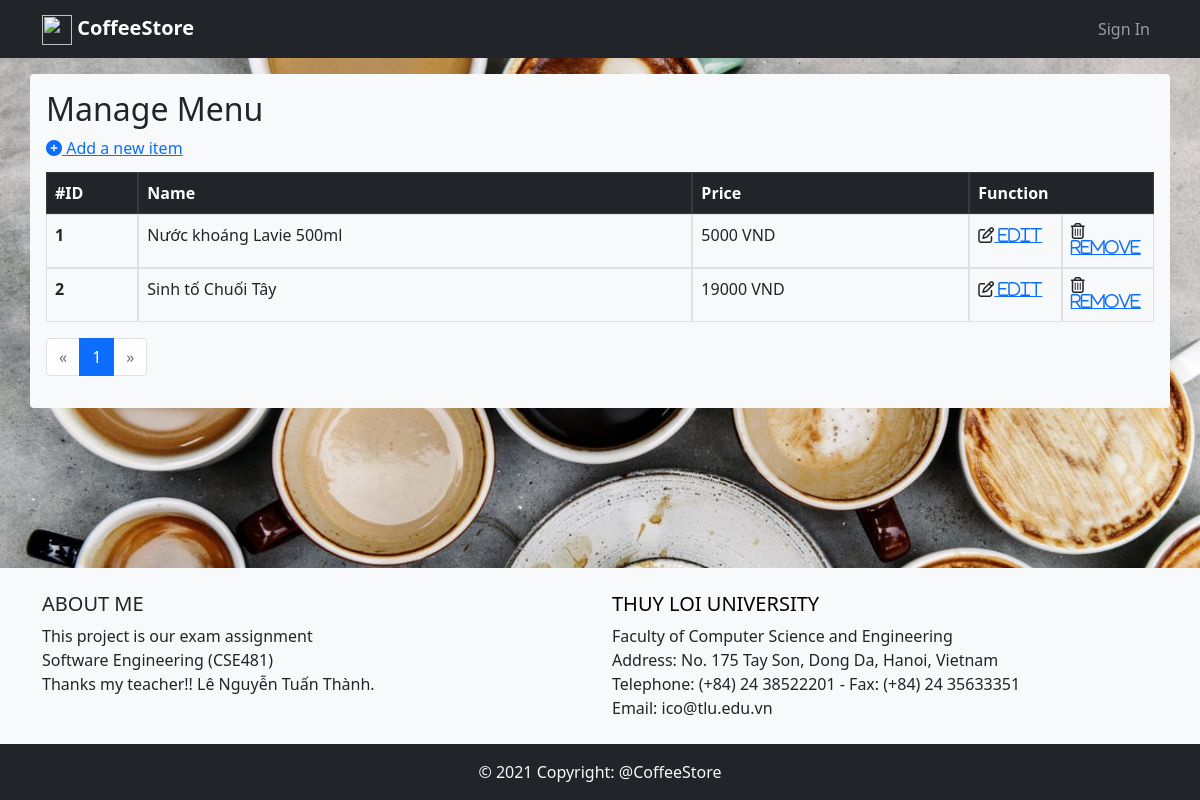
The app's page /manage-menu.php, older data.
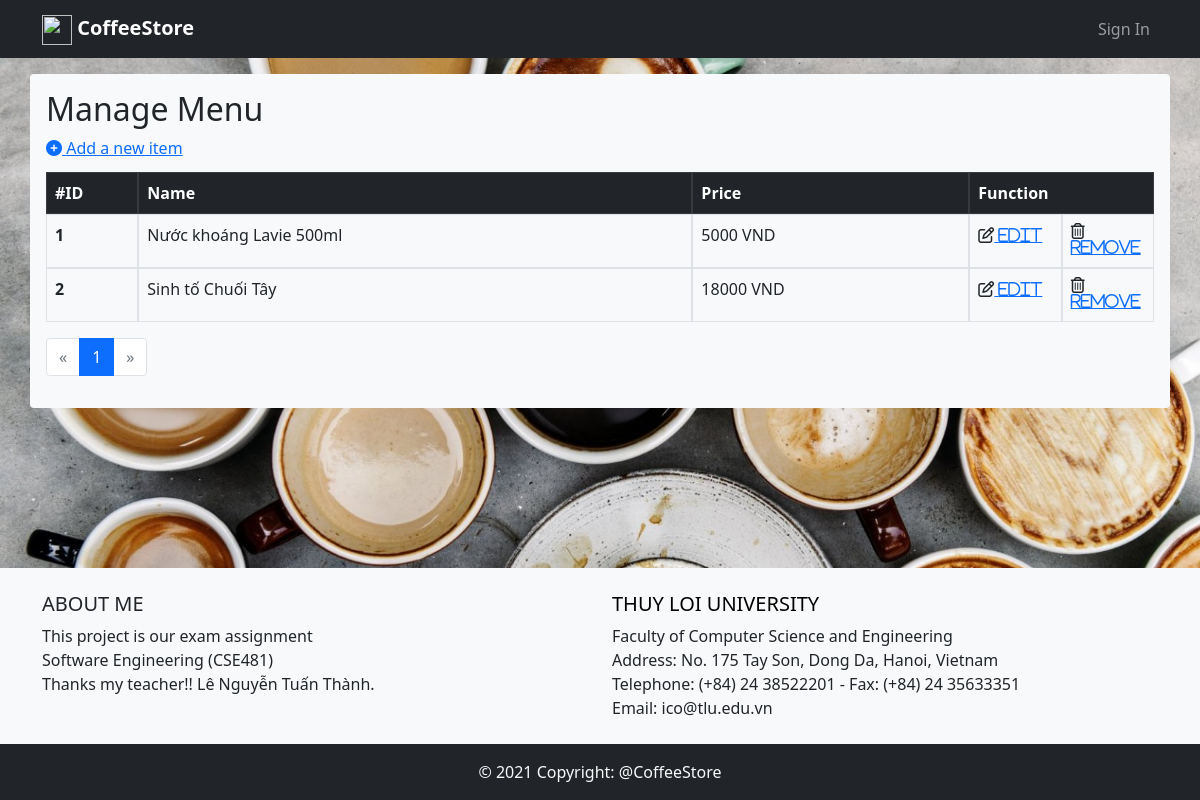
The same page, newer data.
### tables this page shows
CREATE TABLE `menu` (
  `item_id` int(11) UNSIGNED NOT NULL,
  `name` varchar(200) NOT NULL,
  `price` bigint(20) UNSIGNED NOT NULL,
  `status` tinyint(2) UNSIGNED NOT NULL DEFAULT 1
);

### manage-menu.php (the view, shortened to what this page needs)
<!DOCTYPE html>
<html lang="en">
<head>
    <link href="https://cdn.jsdelivr.net/npm/bootstrap@5.0.0-beta1/dist/css/bootstrap.min.css" rel="stylesheet">
    <link rel="stylesheet" href="css/style.css">
</head>
<body>
    <?php include('nav-bar.php'); ?>
    <?php
    include("connection.php");
    $result = mysqli_query($conn, 'SELECT count(item_id) AS total FROM menu');
    $row = mysqli_fetch_assoc($result);
    $total_records = $row['total'];
    $current_page = isset($_GET['page']) ? $_GET['page'] : 1;
    $limit = 10;
    $total_page = ceil($total_records / $limit);
    $start = ($current_page - 1) * $limit;
    $sql = "SELECT * FROM `menu` WHERE `status` = 1 LIMIT $start, $limit";
    $result = mysqli_query($conn, $sql);
    $menu = mysqli_fetch_all($result);
    ?>
    <div class="container bg-light p-3 my-3 rounded">
        <p class="h2">Manage Menu</p>
        <a href="add-item.php"><i class="fas fa-plus-circle text-primary mb-3" data-bs-toggle="tooltip" data-bs-placement="right" title="Add a new item"></i> Add a new item</a>
        <table class="table table-bordered table-hover">
            <thead class="table-dark">
                <tr class="d-flex">
                    <th class="col-1">#ID</th>
                    <th class="col-6">Name</th>
                    <th class="col-3">Price</th>
                    <th class="col-2">Function</th>
                </tr>
            </thead>
            <?php
            foreach ($menu as $item) {
                echo "<tbody>";
                echo "<tr class='d-flex'>";
                echo "<th class='col-1'>$item[0]</th>";
                echo "<td class='col-6'>$item[1]</td>";
                echo "<td class='col-3'>$item[2] VND</td>";
                echo "<td class='col-1'><i class='far fa-edit'><a href='edit-item.php?ID=$item[0]'> Edit</a></i></td>";
                echo "<td class='col-1'><i class='far fa-trash-alt'><a href='remove-item.php?ID=$item[0]'> Remove</a></i></td>";
                echo "</tr>";
                echo "</tbody>";
            }
            ?>
        </table>
        <nav aria-label="Page navigation">
            <ul class="pagination">
                <li class=" page-item <?php if ($current_page == 1 || $total_page == 1) echo "disabled"; ?>">
                    <a class="page-link" href="index.php?page=<?php echo ($current_page - 1); ?>" aria-label="Previous">
                        <span aria-hidden="true">&laquo;</span>
                    </a>
                </li>
                <?php
                for ($i = $current_page - 1; $i <= $current_page + 1; $i++) {
                    if ($i == $current_page) {
                        echo "<li class='page-item active' aria-current='page'>";
                        echo "<span class='page-link'>" . ($current_page) . "</span>";
                        echo "</li>";
                    } else if ($i >= 1 && $i <= $total_page) {
                        echo "<li class='page-item'><a class='page-link' href='index.php?page=" . ($i) . "'>" . ($i) . "</a></li>";
                    }
                }
                ?>
                <li class="page-item <?php if ($current_page == $total_page || $total_page == 1) echo "disabled"; ?>">
                    <a class="page-link" href="index.php?page=<?php echo ($current_page + 1); ?>" aria-label="Next">
                        <span aria-hidden="true">&raquo;</span>
                    </a>
                </li>
            </ul>
        </nav>
    </div>
    <?php include("footer.php"); ?>
</body>
</html>

### nav-bar.php (shortened to what this page needs)
<nav class="navbar navbar-expand-lg navbar-dark bg-dark">
    <div class="container">
        <a class="navbar-brand" href="index.php"><img src="img/iconlogo.png" width="30" height="30" alt=""> <strong>CoffeeStore</strong></a>
        <div class="collapse navbar-collapse" id="navbarSupportedContent">
            <ul class="nav navbar-nav ms-auto">
                <?php
                if (!isset($_SESSION['logined'])) { ?>
                    <li class='nav-item'>
                        <a class='nav-link' href="login.php">Sign In</a>
                    </li>
                <?php } ?>
            </ul>
        </div>
    </div>
</nav>

### footer.php
<div class="spacer" style="flex: 1;"></div>
<footer class="footer bg-light text-center text-lg-start">
    <div class="container">
        <div class="row">
            <div class="col-lg-6 col-md-12 my-3 my-md-4">
                <h5 class="text-uppercase">About me</h5>
                <span>
                    This project is our exam assignment<br>
                    Software Engineering (CSE481)<br>
                    Thanks my teacher!! Lê Nguyễn Tuấn Thành.
                </span>
            </div>
            <div class="col-lg-6 col-md-12 mb-3 my-md-4">
                <h5 class="text-uppercase"><a href="http://www.tlu.edu.vn/" style="color: black; text-decoration: none">Thuy Loi University</a></h5>
                <span>
                    Faculty of Computer Science and Engineering<br>
                    Address: No. 175 Tay Son, Dong Da, Hanoi, Vietnam<br>
                    Telephone: (+84) 24 38522201 - Fax: (+84) 24 35633351<br>
                    Email: ico@tlu.edu.vn
                </span>
            </div>
        </div>
    </div>
    <div class="text-center p-3 bg-dark text-light">
        © 2021 Copyright: @CoffeeStore
    </div>
</footer>

### css/style.css (style rules this page uses)
body { background-image: url(../img/background.jpg); background-position: middle; background-repeat: no-repeat; background-attachment: fixed; background-size: cover; margin: 0; display: flex; flex-direction: column; min-height: 100vh; }

Row changes from the older to the newer data that the page shows:
changed menu "Sinh tố Chuối Tây": price "19000" → "18000"
